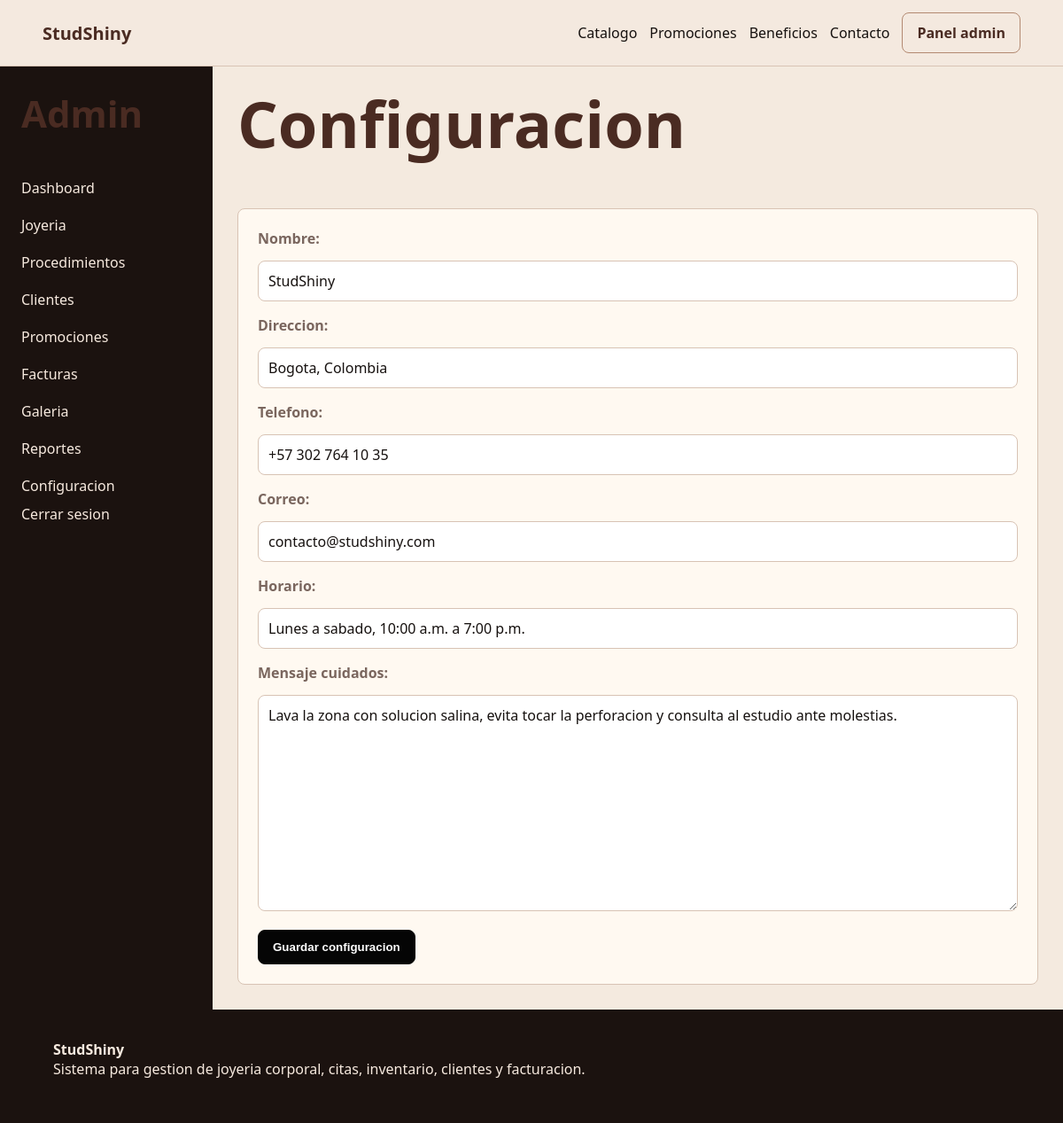
Screenshot of /panel/configuracion/ (signed in) with the database file from the repository.
### core/models.py (models this page shows, shortened)
class ConfiguracionEstudio(models.Model):
    nombre = models.CharField(max_length=120, default="StudShiny")
    direccion = models.CharField(max_length=160, default="Bogota, Colombia", blank=True)
    telefono = models.CharField(max_length=40, default="+57 302 764 10 35", blank=True)
    correo = models.EmailField(default="contacto@studshiny.com", blank=True)
    horario = models.CharField(max_length=160, default="Lunes a sabado, 10:00 a.m. a 7:00 p.m.", blank=True)
    mensaje_cuidados = models.TextField(
        default="Lava la zona con solucion salina, evita tocar la perforacion y consulta al estudio ante molestias."
    )

### core/views.py (the view)
# urls.py: path("panel/configuracion/", views.configuracion, name="configuracion"),
@user_passes_test(es_admin)
def configuracion(request):
    config = configuracion_actual()
    form = ConfiguracionEstudioForm(request.POST or None, instance=config)
    if request.method == "POST" and form.is_valid():
        form.save()
        messages.success(request, "Configuracion guardada.")
        return redirect("configuracion")
    return render(request, "core/admin/configuracion.html", {"form": form})

### core/forms.py
class ConfiguracionEstudioForm(forms.ModelForm):
    class Meta:
        model = ConfiguracionEstudio
        fields = ["nombre", "direccion", "telefono", "correo", "horario", "mensaje_cuidados"]

### core/views.py (called while the page is built)
def es_admin(user):
    return user.is_authenticated and user.is_staff

def configuracion_actual():
    return ConfiguracionEstudio.objects.first() or ConfiguracionEstudio.objects.create()

### core/templates/core/admin/configuracion.html (shortened to what this page needs)
{% extends "core/admin/base_admin.html" %}
{% block admin_content %}
<h1>Configuracion</h1>
<form class="panel" method="post">
    {{ form.as_p }}
    <button class="button">Guardar configuracion</button>
</form>
{% endblock %}

### core/static/core/styles.css (style rules this page uses)
:root { --cream: #f4eadf; --paper: #fff9f1; --terracotta: #b38971; --terracotta-dark: #8d5f49; --coffee: #4a2b22; --ink: #16110f; --muted: #7a665e; --line: #d8c3b4; --danger: #9d2d24; --success: #26633a; }
* { box-sizing: border-box; }
body { margin: 0; background: var(--cream); color: var(--ink); font-family: "Segoe UI", Arial, sans-serif; }
.button, button { display: inline-flex; justify-content: center; align-items: center; border: 1px solid #050505; border-radius: 8px; background: #050505; color: #fff; font-weight: 800; padding: 11px 16px; cursor: pointer; }
h1, h2, h3, p { margin-top: 0; }
h1 { font-size: clamp(38px, 6vw, 76px); line-height: 1; color: var(--coffee); }
.card, .panel { background: var(--paper); border: 1px solid var(--line); border-radius: 8px; padding: 22px; }
label { display: grid; gap: 6px; margin-bottom: 14px; color: var(--muted); font-weight: 600; }
input, select, textarea { width: 100%; border: 1px solid var(--line); border-radius: 8px; background: #fff; color: var(--ink); padding: 11px; font: inherit; }

### rows the page displays
ConfiguracionEstudio: nombre "StudShiny", direccion "Bogota, Colombia", telefono "+57 302 764 10 35", correo "contacto@studshiny.com", horario "Lunes a sabado, 10:00 a.m. a 7:00 p.m.", mensaje_cuidados "Lava la zona con solucion salina, evita tocar la perforacion y consulta al estudio ante molestias."
